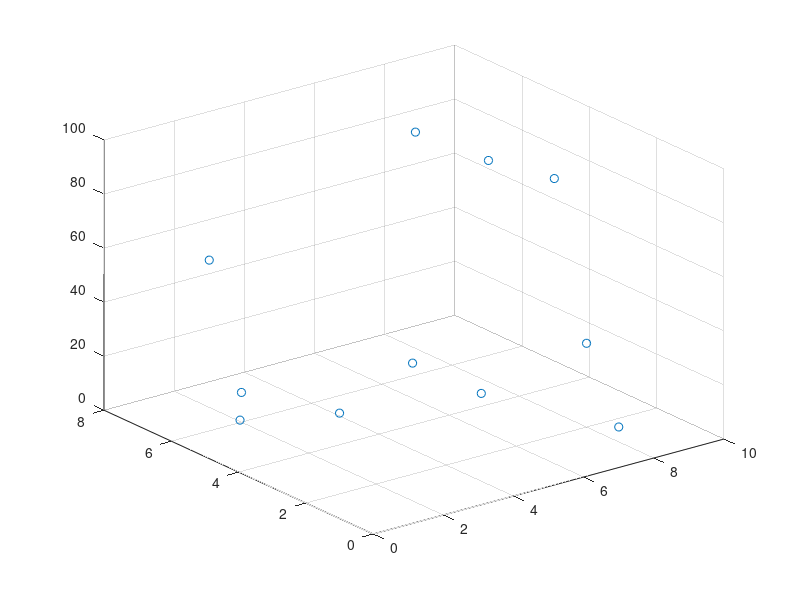

Recreate this plot in MATLAB. (Note: this script raises an error after producing the figure.)
%% example scatteredInterpolant
% result of 'scatteredInterpolant' defines z = f(x,y) 
% where the best guesses of z will be provided based on data provided to define f
% this function also allows for extrapolation
clc; clear; close all;
x = 0:10;
y = [1 5 6 8 3 2 5 0 2 4 7];
z = [39 10 11 45 32 23 99 15 31 77 63];
x = x'; y = y'; z = z';

scatter3(x,y,z); hold on;

% define z = f(x,y) using sampled x,y,z data
function_x_y_to_z = scatteredInterpolant(x,y,z);

% define new set of x and y to evaluate the function z = f(x,y)
x_new = -5:5;
y_new = [10 2 4 4 8 0 9 3 5 7 8];
x_new = x_new'; y_new = y_new';

z_new = function_x_y_to_z(x_new,y_new);
scatter3(x_new,y_new,z_new)